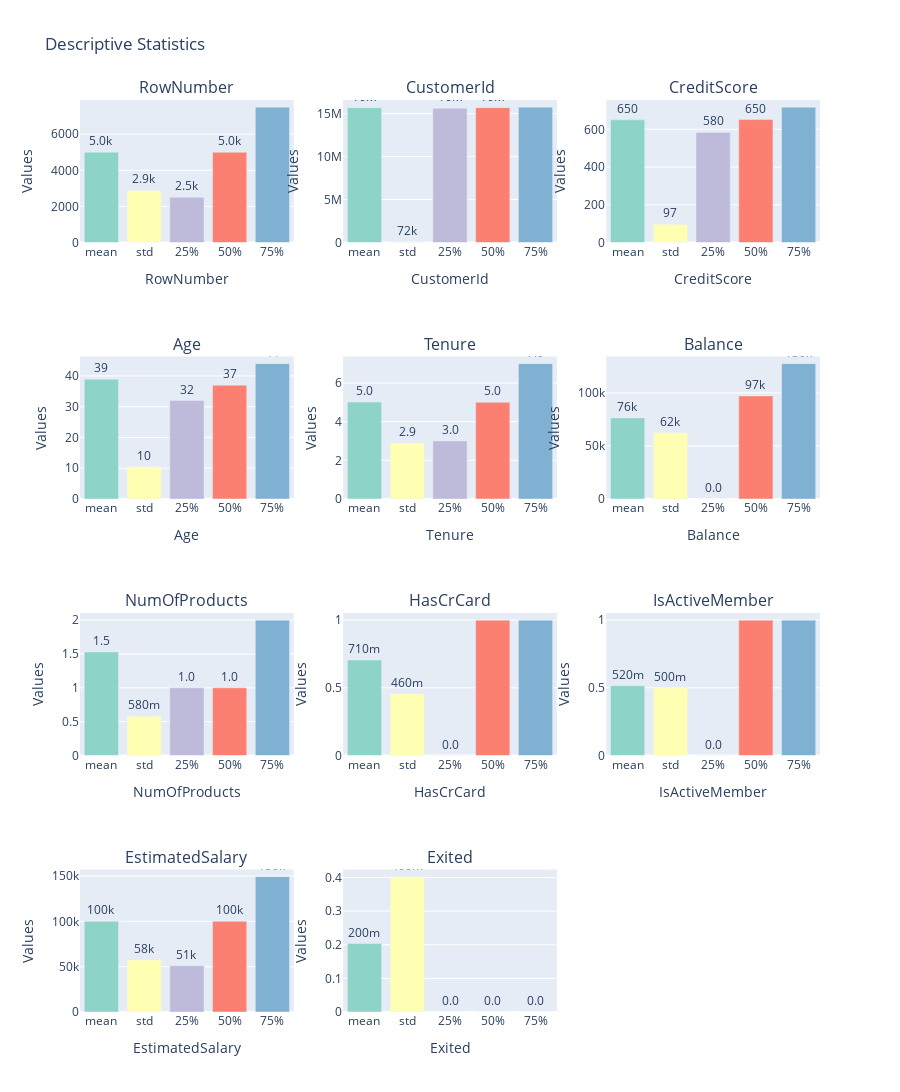

Notebook code cell kept with this figure:
### Code cell
import plotly.graph_objects as go
from plotly.subplots import make_subplots
import plotly.express as px

# Assuming df is your DataFrame with the specified columns
# Get descriptive statistics for all columns
all_column_stats = df.describe()

# Exclude the 'count', 'min', 'max' value from the statistics for all columns
all_column_stats = all_column_stats.drop(['count', 'min', 'max'])

# Calculate the number of rows and columns dynamically
num_columns = len(all_column_stats.columns)
num_rows = (num_columns - 1) // 3 + 1

# Create a grid of bar plots using Plotly
fig = make_subplots(rows=num_rows, cols=3, subplot_titles=all_column_stats.columns)

# Iterate over each column
for i, column in enumerate(all_column_stats.columns):
    row_num = i // 3 + 1
    col_num = i % 3 + 1
    
    # Select column statistics
    column_stats = all_column_stats[column]
    
    # Add bar trace to the subplot
    fig.add_trace(
        go.Bar(
            x=column_stats.index,
            y=column_stats.values,
            marker_color=px.colors.qualitative.Set3,
            texttemplate='%{y:.2s}',
            textposition='outside',
        ),
        row=row_num,
        col=col_num,
    )
    
    # Update subplot layout
    fig.update_xaxes(title_text=column, row=row_num, col=col_num)
    fig.update_yaxes(title_text='Values', row=row_num, col=col_num)

# Update layout for the entire figure
fig.update_layout(showlegend=False, height=300 * num_rows, width=900, title_text="Descriptive Statistics")
fig.show()

### Figure 1 — Plotly figure (JSON) as saved in the notebook; plotly's stock layout.template omitted (floating-point values rounded to 4 significant figures)
{"data": [{"marker": {"color": ["rgb(141,211,199)", "rgb(255,255,179)", "rgb(190,186,218)", "rgb(251,128,114)", "rgb(128,177,211)", "rgb(253,180,98)", "rgb(179,222,105)", "rgb(252,205,229)", "rgb(217,217,217)", "rgb(188,128,189)", "rgb(204,235,197)", "rgb(255,237,111)"]}, "textposition": "outside", "texttemplate": "%{y:.2s}", "type": "bar", "x": ["mean", "std", "25%", "50%", "75%"], "xaxis": "x", "y": [5000.0, 2887.0, 2501.0, 5000.0, 7500.0], "yaxis": "y"}, {"marker": {"color": ["rgb(141,211,199)", "rgb(255,255,179)", "rgb(190,186,218)", "rgb(251,128,114)", "rgb(128,177,211)", "rgb(253,180,98)", "rgb(179,222,105)", "rgb(252,205,229)", "rgb(217,217,217)", "rgb(188,128,189)", "rgb(204,235,197)", "rgb(255,237,111)"]}, "textposition": "outside", "texttemplate": "%{y:.2s}", "type": "bar", "x": ["mean", "std", "25%", "50%", "75%"], "xaxis": "x2", "y": [15690000.0, 71940.0, 15630000.0, 15690000.0, 15750000.0], "yaxis": "y2"}, {"marker": {"color": ["rgb(141,211,199)", "rgb(255,255,179)", "rgb(190,186,218)", "rgb(251,128,114)", "rgb(128,177,211)", "rgb(253,180,98)", "rgb(179,222,105)", "rgb(252,205,229)", "rgb(217,217,217)", "rgb(188,128,189)", "rgb(204,235,197)", "rgb(255,237,111)"]}, "textposition": "outside", "texttemplate": "%{y:.2s}", "type": "bar", "x": ["mean", "std", "25%", "50%", "75%"], "xaxis": "x3", "y": [650.5, 96.65, 584.0, 652.0, 718.0], "yaxis": "y3"}, {"marker": {"color": ["rgb(141,211,199)", "rgb(255,255,179)", "rgb(190,186,218)", "rgb(251,128,114)", "rgb(128,177,211)", "rgb(253,180,98)", "rgb(179,222,105)", "rgb(252,205,229)", "rgb(217,217,217)", "rgb(188,128,189)", "rgb(204,235,197)", "rgb(255,237,111)"]}, "textposition": "outside", "texttemplate": "%{y:.2s}", "type": "bar", "x": ["mean", "std", "25%", "50%", "75%"], "xaxis": "x4", "y": [38.92, 10.49, 32.0, 37.0, 44.0], "yaxis": "y4"}, {"marker": {"color": ["rgb(141,211,199)", "rgb(255,255,179)", "rgb(190,186,218)", "rgb(251,128,114)", "rgb(128,177,211)", "rgb(253,180,98)", "rgb(179,222,105)", "rgb(252,205,229)", "rgb(217,217,217)", "rgb(188,128,189)", "rgb(204,235,197)", "rgb(255,237,111)"]}, "textposition": "outside", "texttemplate": "%{y:.2s}", "type": "bar", "x": ["mean", "std", "25%", "50%", "75%"], "xaxis": "x5", "y": [5.013, 2.892, 3.0, 5.0, 7.0], "yaxis": "y5"}, {"marker": {"color": ["rgb(141,211,199)", "rgb(255,255,179)", "rgb(190,186,218)", "rgb(251,128,114)", "rgb(128,177,211)", "rgb(253,180,98)", "rgb(179,222,105)", "rgb(252,205,229)", "rgb(217,217,217)", "rgb(188,128,189)", "rgb(204,235,197)", "rgb(255,237,111)"]}, "textposition": "outside", "texttemplate": "%{y:.2s}", "type": "bar", "x": ["mean", "std", "25%", "50%", "75%"], "xaxis": "x6", "y": [76490.0, 62400.0, 0.0, 97200.0, 127600.0], "yaxis": "y6"}, {"marker": {"color": ["rgb(141,211,199)", "rgb(255,255,179)", "rgb(190,186,218)", "rgb(251,128,114)", "rgb(128,177,211)", "rgb(253,180,98)", "rgb(179,222,105)", "rgb(252,205,229)", "rgb(217,217,217)", "rgb(188,128,189)", "rgb(204,235,197)", "rgb(255,237,111)"]}, "textposition": "outside", "texttemplate": "%{y:.2s}", "type": "bar", "x": ["mean", "std", "25%", "50%", "75%"], "xaxis": "x7", "y": [1.53, 0.5817, 1.0, 1.0, 2.0], "yaxis": "y7"}, {"marker": {"color": ["rgb(141,211,199)", "rgb(255,255,179)", "rgb(190,186,218)", "rgb(251,128,114)", "rgb(128,177,211)", "rgb(253,180,98)", "rgb(179,222,105)", "rgb(252,205,229)", "rgb(217,217,217)", "rgb(188,128,189)", "rgb(204,235,197)", "rgb(255,237,111)"]}, "textposition": "outside", "texttemplate": "%{y:.2s}", "type": "bar", "x": ["mean", "std", "25%", "50%", "75%"], "xaxis": "x8", "y": [0.7055, 0.4558, 0.0, 1.0, 1.0], "yaxis": "y8"}, {"marker": {"color": ["rgb(141,211,199)", "rgb(255,255,179)", "rgb(190,186,218)", "rgb(251,128,114)", "rgb(128,177,211)", "rgb(253,180,98)", "rgb(179,222,105)", "rgb(252,205,229)", "rgb(217,217,217)", "rgb(188,128,189)", "rgb(204,235,197)", "rgb(255,237,111)"]}, "textposition": "outside", "texttemplate": "%{y:.2s}", "type": "bar", "x": ["mean", "std", "25%", "50%", "75%"], "xaxis": "x9", "y": [0.5151, 0.4998, 0.0, 1.0, 1.0], "yaxis": "y9"}, {"marker": {"color": ["rgb(141,211,199)", "rgb(255,255,179)", "rgb(190,186,218)", "rgb(251,128,114)", "rgb(128,177,211)", "rgb(253,180,98)", "rgb(179,222,105)", "rgb(252,205,229)", "rgb(217,217,217)", "rgb(188,128,189)", "rgb(204,235,197)", "rgb(255,237,111)"]}, "textposition": "outside", "texttemplate": "%{y:.2s}", "type": "bar", "x": ["mean", "std", "25%", "50%", "75%"], "xaxis": "x10", "y": [100100.0, 57510.0, 51000.0, 100200.0, 149400.0], "yaxis": "y10"}, {"marker": {"color": ["rgb(141,211,199)", "rgb(255,255,179)", "rgb(190,186,218)", "rgb(251,128,114)", "rgb(128,177,211)", "rgb(253,180,98)", "rgb(179,222,105)", "rgb(252,205,229)", "rgb(217,217,217)", "rgb(188,128,189)", "rgb(204,235,197)", "rgb(255,237,111)"]}, "textposition": "outside", "texttemplate": "%{y:.2s}", "type": "bar", "x": ["mean", "std", "25%", "50%", "75%"], "xaxis": "x11", "y": [0.2037, 0.4028, 0.0, 0.0, 0.0], "yaxis": "y11"}], "layout": {"annotations": [{"font": {"size": 16}, "showarrow": false, "text": "RowNumber", "x": 0.1444, "xanchor": "center", "xref": "paper", "y": 1, "yanchor": "bottom", "yref": "paper"}, {"font": {"size": 16}, "showarrow": false, "text": "CustomerId", "x": 0.5, "xanchor": "center", "xref": "paper", "y": 1, "yanchor": "bottom", "yref": "paper"}, {"font": {"size": 16}, "showarrow": false, "text": "CreditScore", "x": 0.8556, "xanchor": "center", "xref": "paper", "y": 1, "yanchor": "bottom", "yref": "paper"}, {"font": {"size": 16}, "showarrow": false, "text": "Age", "x": 0.1444, "xanchor": "center", "xref": "paper", "y": 0.7188, "yanchor": "bottom", "yref": "paper"}, {"font": {"size": 16}, "showarrow": false, "text": "Tenure", "x": 0.5, "xanchor": "center", "xref": "paper", "y": 0.7188, "yanchor": "bottom", "yref": "paper"}, {"font": {"size": 16}, "showarrow": false, "text": "Balance", "x": 0.8556, "xanchor": "center", "xref": "paper", "y": 0.7188, "yanchor": "bottom", "yref": "paper"}, {"font": {"size": 16}, "showarrow": false, "text": "NumOfProducts", "x": 0.1444, "xanchor": "center", "xref": "paper", "y": 0.4375, "yanchor": "bottom", "yref": "paper"}, {"font": {"size": 16}, "showarrow": false, "text": "HasCrCard", "x": 0.5, "xanchor": "center", "xref": "paper", "y": 0.4375, "yanchor": "bottom", "yref": "paper"}, {"font": {"size": 16}, "showarrow": false, "text": "IsActiveMember", "x": 0.8556, "xanchor": "center", "xref": "paper", "y": 0.4375, "yanchor": "bottom", "yref": "paper"}, {"font": {"size": 16}, "showarrow": false, "text": "EstimatedSalary", "x": 0.1444, "xanchor": "center", "xref": "paper", "y": 0.1562, "yanchor": "bottom", "yref": "paper"}, {"font": {"size": 16}, "showarrow": false, "text": "Exited", "x": 0.5, "xanchor": "center", "xref": "paper", "y": 0.1562, "yanchor": "bottom", "yref": "paper"}], "height": 1200, "showlegend": false, "title": {"text": "Descriptive Statistics"}, "width": 900, "xaxis": {"anchor": "y", "domain": [0, 0.2889], "title": {"text": "RowNumber"}}, "xaxis10": {"anchor": "y10", "domain": [0, 0.2889], "title": {"text": "EstimatedSalary"}}, "xaxis11": {"anchor": "y11", "domain": [0.3556, 0.6444], "title": {"text": "Exited"}}, "xaxis12": {"anchor": "y12", "domain": [0.7111, 1]}, "xaxis2": {"anchor": "y2", "domain": [0.3556, 0.6444], "title": {"text": "CustomerId"}}, "xaxis3": {"anchor": "y3", "domain": [0.7111, 1], "title": {"text": "CreditScore"}}, "xaxis4": {"anchor": "y4", "domain": [0, 0.2889], "title": {"text": "Age"}}, "xaxis5": {"anchor": "y5", "domain": [0.3556, 0.6444], "title": {"text": "Tenure"}}, "xaxis6": {"anchor": "y6", "domain": [0.7111, 1], "title": {"text": "Balance"}}, "xaxis7": {"anchor": "y7", "domain": [0, 0.2889], "title": {"text": "NumOfProducts"}}, "xaxis8": {"anchor": "y8", "domain": [0.3556, 0.6444], "title": {"text": "HasCrCard"}}, "xaxis9": {"anchor": "y9", "domain": [0.7111, 1], "title": {"text": "IsActiveMember"}}, "yaxis": {"anchor": "x", "domain": [0.8438, 1], "title": {"text": "Values"}}, "yaxis10": {"anchor": "x10", "domain": [0, 0.1562], "title": {"text": "Values"}}, "yaxis11": {"anchor": "x11", "domain": [0, 0.1562], "title": {"text": "Values"}}, "yaxis12": {"anchor": "x12", "domain": [0, 0.1562]}, "yaxis2": {"anchor": "x2", "domain": [0.8438, 1], "title": {"text": "Values"}}, "yaxis3": {"anchor": "x3", "domain": [0.8438, 1], "title": {"text": "Values"}}, "yaxis4": {"anchor": "x4", "domain": [0.5625, 0.7188], "title": {"text": "Values"}}, "yaxis5": {"anchor": "x5", "domain": [0.5625, 0.7188], "title": {"text": "Values"}}, "yaxis6": {"anchor": "x6", "domain": [0.5625, 0.7188], "title": {"text": "Values"}}, "yaxis7": {"anchor": "x7", "domain": [0.2812, 0.4375], "title": {"text": "Values"}}, "yaxis8": {"anchor": "x8", "domain": [0.2812, 0.4375], "title": {"text": "Values"}}, "yaxis9": {"anchor": "x9", "domain": [0.2812, 0.4375], "title": {"text": "Values"}}}}
